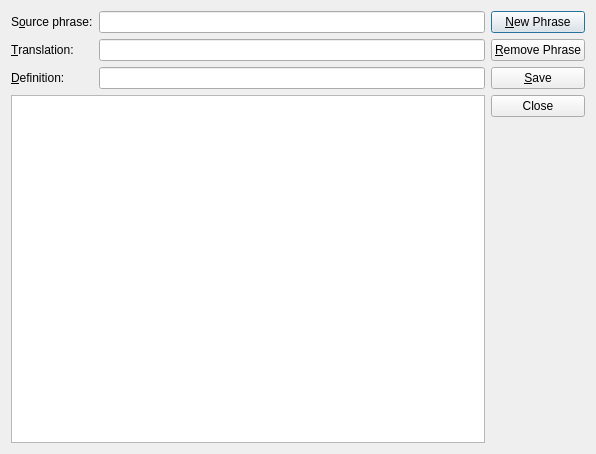
<ui version="4.0" >
 <comment>*********************************************************************
**
** Copyright (C) 2008 Nokia Corporation and/or its subsidiary(-ies).
** Contact: Qt Software Information (qt-info@nokia.com)
**
** This file is part of the Qt Linguist of the Qt Toolkit.
**
** Commercial Usage
** Licensees holding valid Qt Commercial licenses may use this file in
** accordance with the Qt Commercial License Agreement provided with the
** Software or, alternatively, in accordance with the terms contained in
** a written agreement between you and Nokia.
**
**
** GNU General Public License Usage
** Alternatively, this file may be used under the terms of the GNU
** General Public License versions 2.0 or 3.0 as published by the Free
** Software Foundation and appearing in the file LICENSE.GPL included in
** the packaging of this file.  Please review the following information
** to ensure GNU General Public Licensing requirements will be met:
** http://www.fsf.org/licensing/licenses/info/GPLv2.html and
** http://www.gnu.org/copyleft/gpl.html.  In addition, as a special
** exception, Nokia gives you certain additional rights. These rights
** are described in the Nokia Qt GPL Exception version 1.3, included in
** the file GPL_EXCEPTION.txt in this package.
**
** Qt for Windows(R) Licensees
** As a special exception, Nokia, as the sole copyright holder for Qt
** Designer, grants users of the Qt/Eclipse Integration plug-in the
** right for the Qt/Eclipse Integration to link to functionality
** provided by Qt Designer and its related libraries.
**
** If you are unsure which license is appropriate for your use, please
** contact the sales department at qt-sales@nokia.com.
**
*********************************************************************</comment>
 <class>PhraseBookBox</class>
 <widget class="QDialog" name="PhraseBookBox" >
  <property name="geometry" >
   <rect>
    <x>0</x>
    <y>0</y>
    <width>596</width>
    <height>454</height>
   </rect>
  </property>
  <property name="windowTitle" >
   <string>Edit Phrase Book</string>
  </property>
  <property name="whatsThis" >
   <string>This window allows you to add, modify, or delete phrases in a phrase book.</string>
  </property>
  <layout class="QHBoxLayout" name="unnamed" >
   <item>
    <layout class="QVBoxLayout" name="inputsLayout" >
     <item>
      <layout class="QGridLayout" name="gridLayout" >
       <item row="1" column="0" >
        <widget class="QLabel" name="target" >
         <property name="text" >
          <string>&amp;Translation:</string>
         </property>
         <property name="buddy" >
          <cstring>targetLed</cstring>
         </property>
        </widget>
       </item>
       <item row="1" column="1" >
        <widget class="QLineEdit" name="targetLed" >
         <property name="whatsThis" >
          <string>This is the phrase in the target language corresponding to the source phrase.</string>
         </property>
        </widget>
       </item>
       <item row="0" column="0" >
        <widget class="QLabel" name="source" >
         <property name="text" >
          <string>S&amp;ource phrase:</string>
         </property>
         <property name="buddy" >
          <cstring>sourceLed</cstring>
         </property>
        </widget>
       </item>
       <item row="2" column="1" >
        <widget class="QLineEdit" name="definitionLed" >
         <property name="whatsThis" >
          <string>This is a definition for the source phrase.</string>
         </property>
        </widget>
       </item>
       <item row="0" column="1" >
        <widget class="QLineEdit" name="sourceLed" >
         <property name="whatsThis" >
          <string>This is the phrase in the source language.</string>
         </property>
        </widget>
       </item>
       <item row="2" column="0" >
        <widget class="QLabel" name="definition" >
         <property name="text" >
          <string>&amp;Definition:</string>
         </property>
         <property name="buddy" >
          <cstring>definitionLed</cstring>
         </property>
        </widget>
       </item>
      </layout>
     </item>
     <item>
      <widget class="QTreeView" name="phraseList" >
       <property name="rootIsDecorated" >
        <bool>false</bool>
       </property>
       <property name="uniformRowHeights" >
        <bool>true</bool>
       </property>
       <property name="itemsExpandable" >
        <bool>false</bool>
       </property>
       <property name="sortingEnabled" >
        <bool>true</bool>
       </property>
       <property name="expandsOnDoubleClick" >
        <bool>false</bool>
       </property>
      </widget>
     </item>
    </layout>
   </item>
   <item>
    <layout class="QVBoxLayout" name="buttonLayout" >
     <item>
      <widget class="QPushButton" name="newBut" >
       <property name="whatsThis" >
        <string>Click here to add the phrase to the phrase book.</string>
       </property>
       <property name="text" >
        <string>&amp;New Phrase</string>
       </property>
      </widget>
     </item>
     <item>
      <widget class="QPushButton" name="removeBut" >
       <property name="whatsThis" >
        <string>Click here to remove the phrase from the phrase book.</string>
       </property>
       <property name="text" >
        <string>&amp;Remove Phrase</string>
       </property>
      </widget>
     </item>
     <item>
      <widget class="QPushButton" name="saveBut" >
       <property name="whatsThis" >
        <string>Click here to save the changes made.</string>
       </property>
       <property name="text" >
        <string>&amp;Save</string>
       </property>
      </widget>
     </item>
     <item>
      <widget class="QPushButton" name="closeBut" >
       <property name="whatsThis" >
        <string>Click here to close this window.</string>
       </property>
       <property name="text" >
        <string>Close</string>
       </property>
      </widget>
     </item>
     <item>
      <spacer name="spacer1" >
       <property name="orientation" >
        <enum>Qt::Vertical</enum>
       </property>
       <property name="sizeType" >
        <enum>QSizePolicy::Expanding</enum>
       </property>
       <property name="sizeHint" stdset="0" >
        <size>
         <width>20</width>
         <height>51</height>
        </size>
       </property>
      </spacer>
     </item>
    </layout>
   </item>
  </layout>
 </widget>
 <layoutdefault spacing="6" margin="11" />
 <tabstops>
  <tabstop>sourceLed</tabstop>
  <tabstop>targetLed</tabstop>
  <tabstop>definitionLed</tabstop>
  <tabstop>newBut</tabstop>
  <tabstop>removeBut</tabstop>
  <tabstop>saveBut</tabstop>
  <tabstop>closeBut</tabstop>
 </tabstops>
 <resources/>
 <connections/>
</ui>
